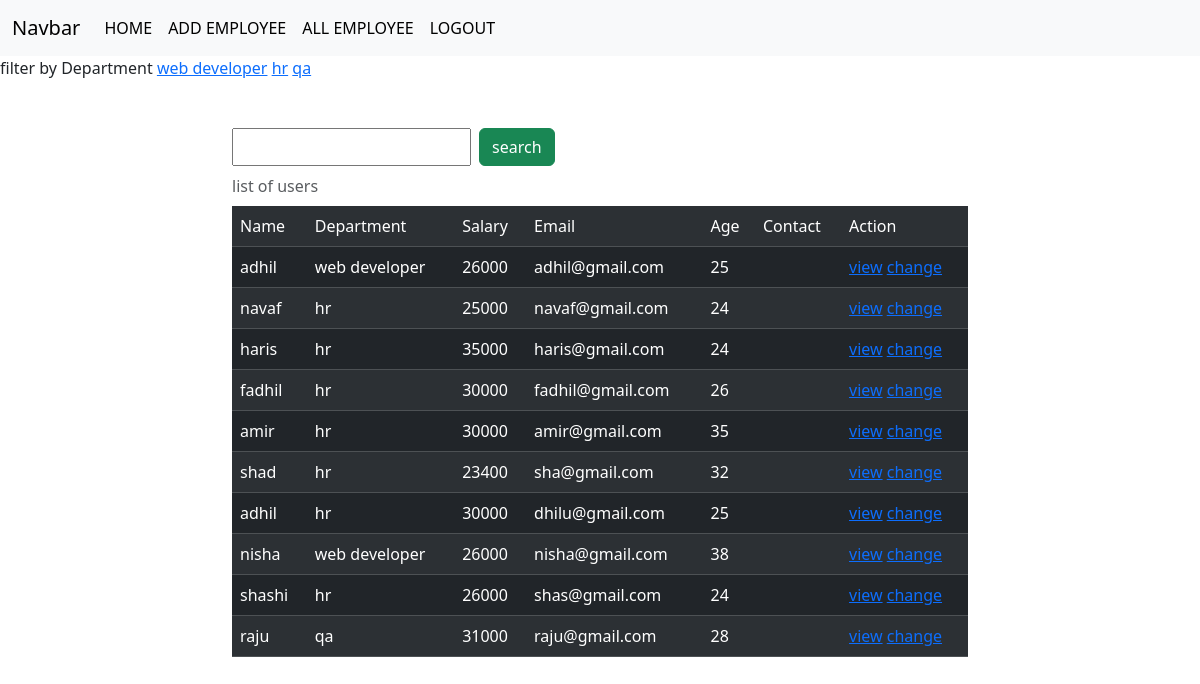
Before: /employees/all (signed in) with the older database file.
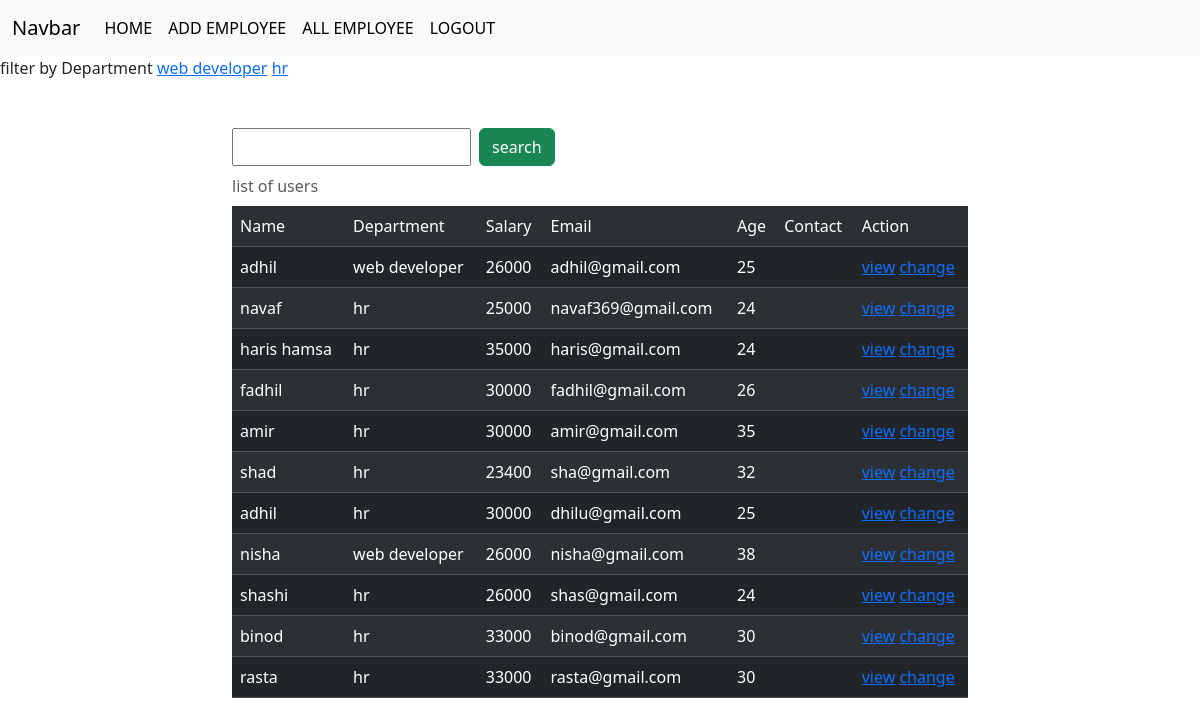
After: the same page with the newer database file.
### crm/models.py (models this page shows, shortened)
class Employees(models.Model):
    name=models.CharField(max_length=200)
    department=models.CharField(max_length=200)
    salary=models.PositiveSmallIntegerField()
    email=models.EmailField(unique=True)
    age=models.PositiveIntegerField()
    contact=models.CharField(max_length=200,null=True)
    profile_pic=models.ImageField(upload_to="images",null=True)
    dob=models.DateField(null=True,blank=True)

### crm/views.py (the view, shortened to what this page needs)
# urls.py: path("employees/all",views.EmployeesListView.as_view(),name="emp-all"),
@method_decorator(signin_required,name="dispatch")
class EmployeesListView(View):
    def get(self,request,*args,**kwargs):
        qs=Employees.objects.all()
        departments=Employees.objects.all().values_list("department",flat=True).distinct()
        print(departments)
        if "department" in request.GET:
            dept=request.GET.get("department")
            qs=qs.filter(department__iexact=dept)
        return render(request,"emp_list.html",{"data":qs,"departments":departments})

### crm/views.py (called while the page is built)
def signin_required(fn):
    def wrapper(request,*args,**kwargs):
        if not request.user.is_authenticated:
            messages.error(request,"invalid session")
            return redirect("signin")
        else:
            return fn(request,*args,**kwargs)
    return wrapper

### crm/templates/emp_list.html (shortened to what this page needs)
{%extends 'base.html'%}
{%block body_block%}
<div>
    filter by Department
    {%for dep in departments%}
        <a href="{%url 'emp-all'%}?department={{dep}}">{{dep}}</a>
    {%endfor%}
</div>
<div class="container mt-5">
    <div class="row">
        <div class="col-2"></div>
        <div class="col-8">
            <form action="" method="post">
                <div class="d-flex">
                    <input type="text" name="box" class="form-centre me-2">
                    <button type="submit" class="btn btn-success">search</button>
                </div>
            </form>
        </div>
        <div class="col-2"></div>
    </div>
</div>
<div class="container">
    <div class="row">
        <div class="col-2"></div>
        <div class="col-8">
            <table class="table table-dark table-striped caption-top">
                <caption>list of users</caption>
                    <tr>
                        <td>Name</td>
                        <td>Department</td>
                        <td>Salary</td>
                        <td>Email</td>
                        <td>Age</td>
                        <td>Contact</td>
                        <td>Action</td>
                    </tr>
                    {%for emp in data%}
                        <tr>
                            <td>{{emp.name}}</td>
                            <td>{{emp.department}}</td>
                            <td>{{emp.salary}}</td>
                            <td>{{emp.email}}</td>
                            <td>{{emp.age}}</td>
                            <td>{{emp.Contact}}</td>
                            <td>
                                <a href="{%url 'emp-details' emp.id %}">view</a>
                                <a href="{%url 'emp-edit' emp.id %}">change</a>
                            </td>
                        </tr>
                    {%endfor%}
                </table>
        </div>
        <div class="col-2"></div>
        </div>
    </div>
{%endblock%}

### crm/templates/base.html (shortened to what this page needs)
<!DOCTYPE html>
<html lang="en">
<head>
    <link href="https://cdn.jsdelivr.net/npm/bootstrap@5.3.2/dist/css/bootstrap.min.css" rel="stylesheet">
</head>
<body>
    <nav class="navbar navbar-expand-lg bg-body-tertiary">
        <div class="container-fluid">
          <a class="navbar-brand" href="#">Navbar</a>
          <div class="collapse navbar-collapse" id="navbarSupportedContent">
            <ul class="navbar-nav me-auto mb-2 mb-lg-0">
              <li class="nav-item">
                <a class="nav-link active" aria-current="page" href="#">HOME</a>
              </li>
              <li class="nav-item">
                <a class="nav-link active" aria-current="page" href="{%url 'emp-add'%}">ADD EMPLOYEE</a>
              </li>
              <li class="nav-item">
                <a class="nav-link active" aria-current="page" href="{%url 'emp-all'%}">ALL EMPLOYEE</a>
              </li>
              <a class="nav-link active" aria-current="page" href="{%url 'signout'%}">LOGOUT</a>
            </ul>
          </div>
        </div>
      </nav>
{%block body_block %}
{%endblock%}
</body>
</html>

Changed rows visible on the page:
removed Employees: name "raju", department "qa", salary "31000", email "raju@gmail.com", age "28"
changed Employees "navaf": email "navaf@gmail.com" → "navaf369@gmail.com"
changed Employees "haris@gmail.com": name "haris" → "haris hamsa"
added Employees: name "binod", department "hr", salary "33000", email "binod@gmail.com", age "30"
added Employees: name "rasta", department "hr", salary "33000", email "rasta@gmail.com", age "30"
Other visible differences:
list line gone: "qa"
